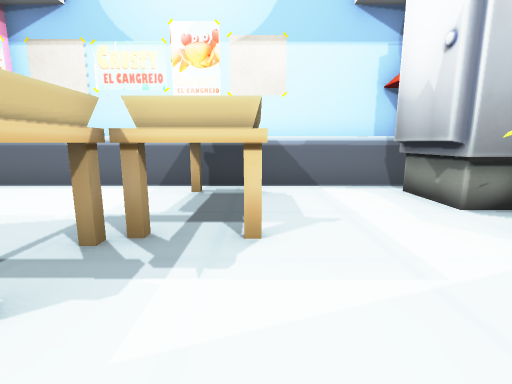
View 1 (above)

13 first-person views from a walk through a 3-D level made in the Unity game engine. The camera is 0.53 m above the floor, tilts 10° down and sees 85° across. Doors are open. The floor is counted in squares, 0.5 m on a side. Each view is taken from the middle of a square. On the plan, view 1 faces up. The plan holds only what a view shows up to about 12 squares ahead; the rest is blank. The player is left out.

View 2
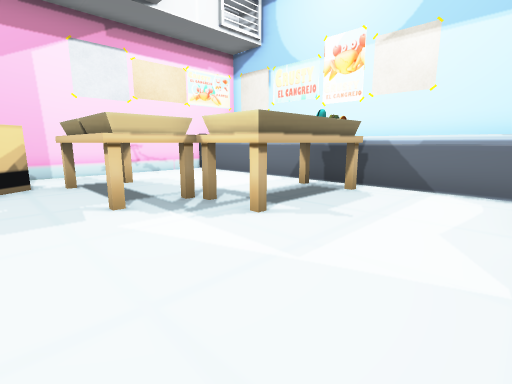

View 3
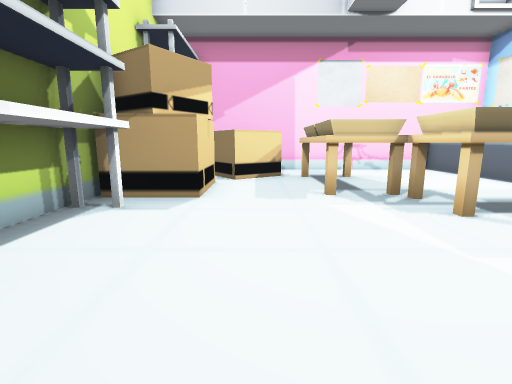

View 4
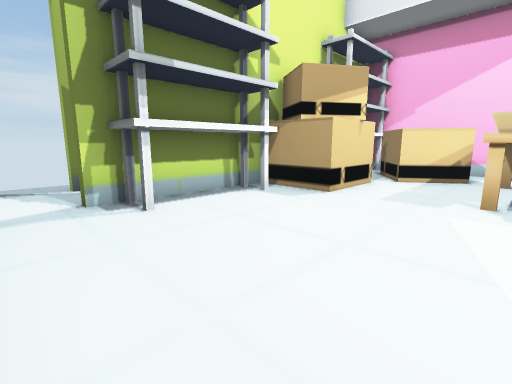

View 5
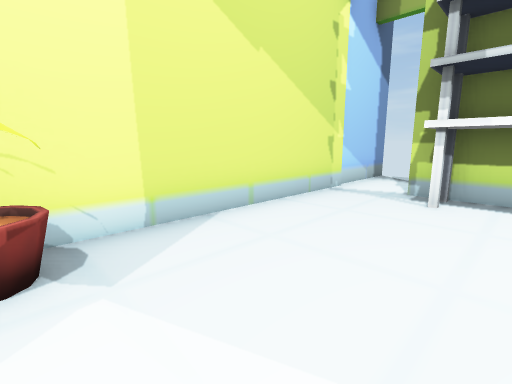

View 6
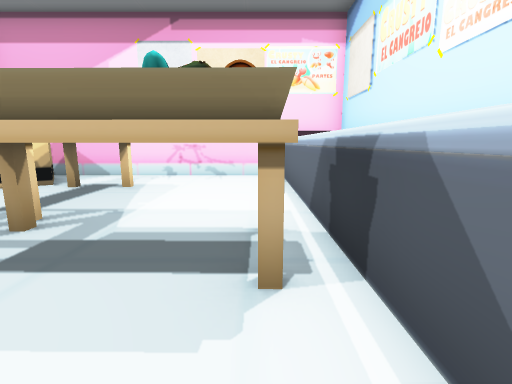

View 7
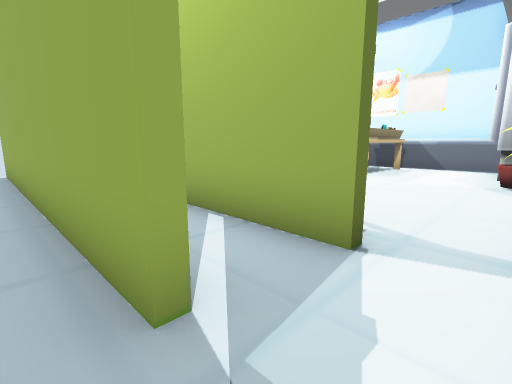

View 8
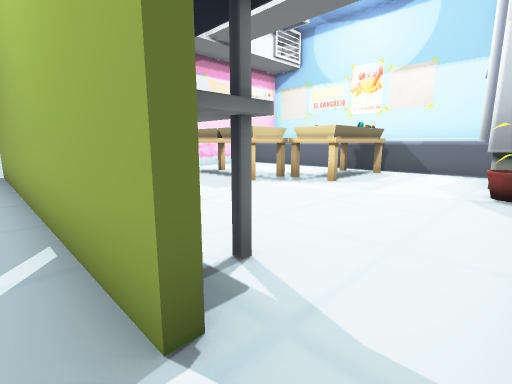

View 9
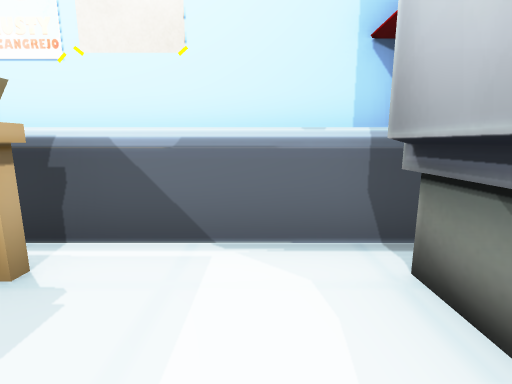

View 10
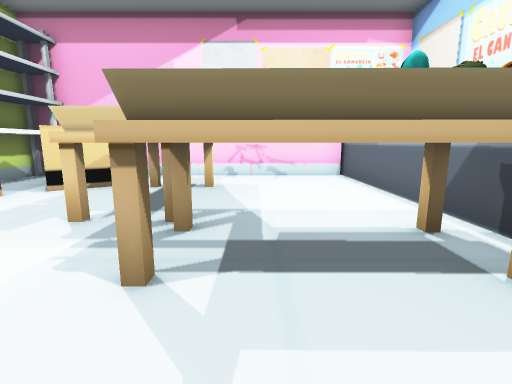

View 11
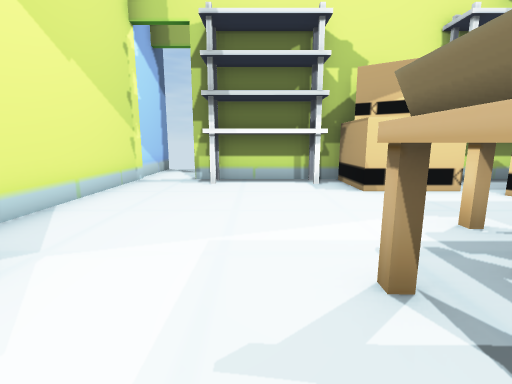

View 12
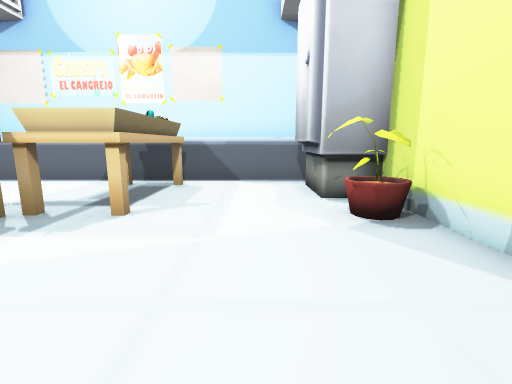

View 13
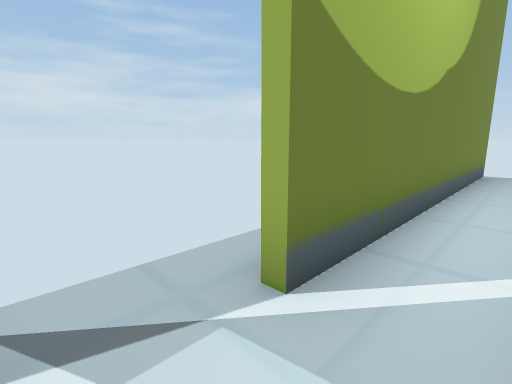

### Floor plan
Key: @ floor where view 1 was taken; # wall or solid block; x gap in a wall; . floor; D open door; = window, fence, low wall or low ledge; ^ raised ledge; T thing the floor can be seen under or through; O other object.
Columns run from 8 left of view 1 to 5 right of it. Each row starts with its distance up from view 1.
  9  ############
  8 #^
  7 #^^^^^^^^^^^^
  6  #.....TT..#
  5  #....= T..#
  4  # ...=TT..##
  3  # ^^ TTT..=##
  2  #.^^OO......#
  1  #.x.........#
  0  #^^....@....#
 -1  # ^###......#
 -2  ##########..#
 -3  ##########..#
 -4   ...........#
 -5  ##########DD#
 -6   ...........#

Where each view was taken, in squares from view 1:
view 1: 0 up, 0 right, facing up
view 2: 0 up, 3 right, facing up-left
view 3: 0 up, 4 right, facing left
view 4: 2 up, 4 right, facing down-left
view 5: 3 up, 1 right, facing down-right
view 6: 6 up, 2 right, facing left
view 7: 6 down, 4 right, facing up-left
view 8: 4 down, 4 right, facing up-left
view 9: 4 up, 2 right, facing up
view 10: 4 up, 2 right, facing left
view 11: 5 up, 1 right, facing down
view 12: 1 down, 2 right, facing up
view 13: 4 down, 4 right, facing down-left
